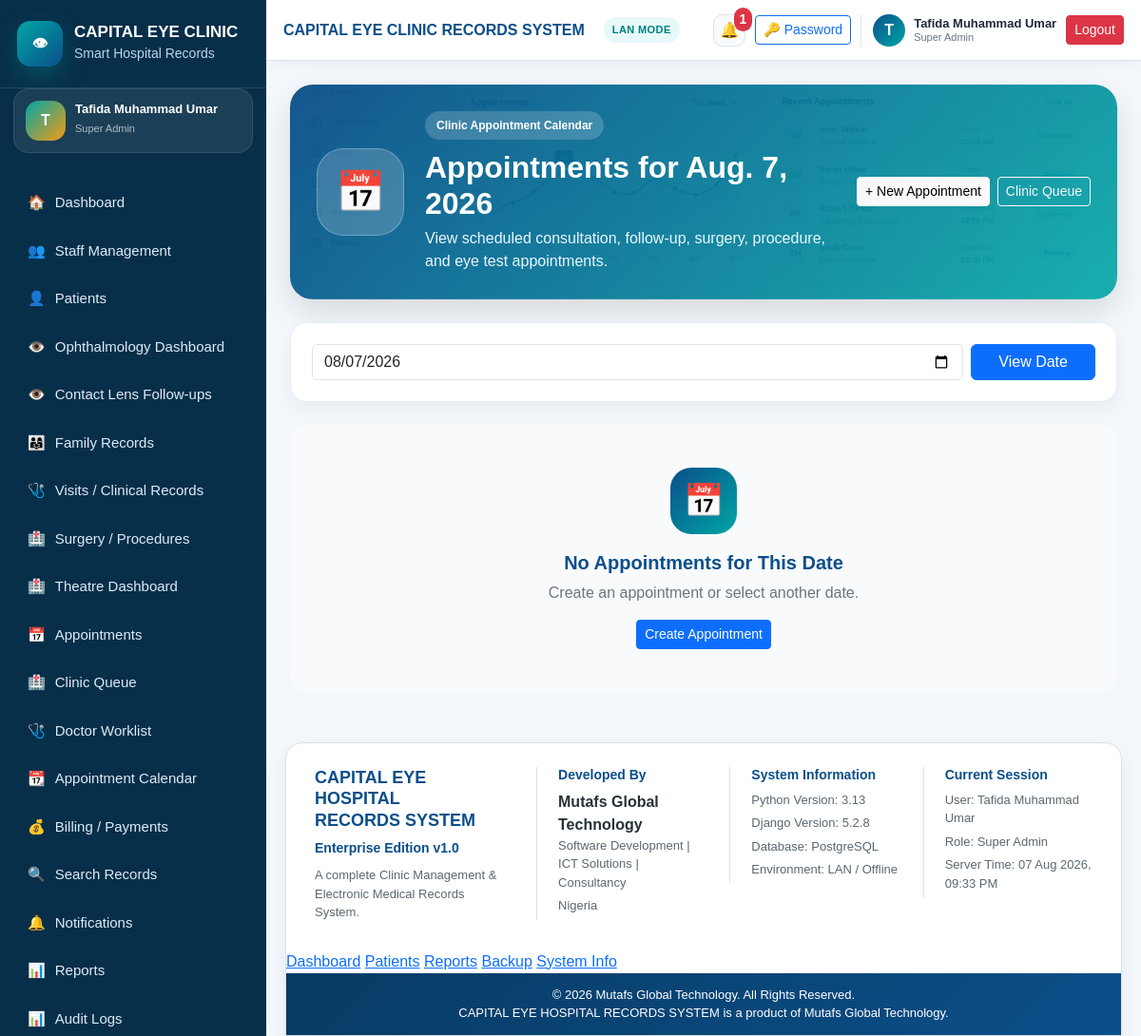
Screenshot of /patients/appointments/calendar/ (signed in) with the database file from the repository.
### settings_app/models.py (models this page shows, shortened)
class SystemSetting(models.Model):
    hospital_name = models.CharField(
        max_length=200,
        default="CAPITAL EYE HOSPITAL",
    )
    system_name = models.CharField(
        max_length=200,
        default="CAPITAL EYE HOSPITAL RECORDS SYSTEM",
    )
    hospital_address = models.TextField(blank=True)
    hospital_phone = models.CharField(max_length=50, blank=True)
    hospital_email = models.EmailField(blank=True)
    receipt_footer = models.TextField(
        blank=True,
        default="Thank you for choosing Capital Eye Hospital.",
    )
    report_footer = models.TextField(
        blank=True,
        default="Generated from CAPITAL EYE HOSPITAL RECORDS SYSTEM.",
    )
    backup_reminder_text = models.CharField(
        max_length=255,
        default="Remember to backup clinic records regularly.",
    )
    default_currency = models.CharField(
        max_length=10,
        default="₦",
    )
    allow_duplicate_warning = models.BooleanField(default=True)
    enable_audit_logs = models.BooleanField(default=True)
    updated_at = models.DateTimeField(auto_now=True)
    class Meta:
        verbose_name = "System Setting"
        verbose_name_plural = "System Settings"
    @classmethod
    def get_settings(cls):
        obj, created = cls.objects.get_or_create(pk=1)
        return obj

### accounts/models.py (models this page shows, shortened)
class User(AbstractUser):
    class Role(models.TextChoices):
        SUPER_ADMIN = "SUPER_ADMIN", "Super Admin"
        HOSPITAL_ADMIN = "HOSPITAL_ADMIN", "Hospital Admin"
        RECEPTIONIST = "RECEPTIONIST", "Receptionist"
        DOCTOR = "DOCTOR", "Doctor/Ophthalmologist"
        NURSE = "NURSE", "Nurse"
        CASHIER = "CASHIER", "Cashier/Accountant"
        RECORDS_OFFICER = "RECORDS_OFFICER", "Records Officer"
        LAB_STAFF = "LAB_STAFF", "Lab/Procedure Staff"
        VIEWER = "VIEWER", "Viewer/Auditor"
    role = models.CharField(
        max_length=30,
        choices=Role.choices,
        default=Role.VIEWER,
    )
    phone_number = models.CharField(max_length=20, blank=True)
    staff_id = models.CharField(max_length=30, blank=True, unique=True, null=True)
    department = models.CharField(max_length=100, blank=True)
    must_change_password = models.BooleanField(default=False)
    is_active_staff = models.BooleanField(default=True)
    created_at = models.DateTimeField(auto_now_add=True)
    updated_at = models.DateTimeField(auto_now=True)
    class Meta:
        ordering = ["first_name", "last_name", "username"]

### notifications/models.py (models this page shows, shortened)
class Notification(models.Model):
    class NotificationType(models.TextChoices):
        INFO = "INFO", "Information"
        WARNING = "WARNING", "Warning"
        SUCCESS = "SUCCESS", "Success"
        DANGER = "DANGER", "Danger"
        APPOINTMENT = "APPOINTMENT", "Appointment"
        BACKUP = "BACKUP", "Backup"
        SYSTEM = "SYSTEM", "System Announcement"
    recipient = models.ForeignKey(
        settings.AUTH_USER_MODEL,
        on_delete=models.CASCADE,
        related_name="notifications",
        null=True,
        blank=True,
        help_text="Leave blank for global notification.",
    )
    title = models.CharField(max_length=200)
    message = models.TextField()
    notification_type = models.CharField(
        max_length=30,
        choices=NotificationType.choices,
        default=NotificationType.INFO,
    )
    link = models.CharField(max_length=255, blank=True)
    is_read = models.BooleanField(default=False)
    is_global = models.BooleanField(default=False)
    created_at = models.DateTimeField(default=timezone.now)
    class Meta:
        ordering = ["-created_at"]
        indexes = [
            models.Index(fields=["recipient", "is_read"]),
            models.Index(fields=["is_global", "is_read"]),
            models.Index(fields=["created_at"]),
        ]

### patients/views.py (the view)
# urls.py: path("appointments/calendar/", views.appointment_calendar, name="appointment_calendar"),
@login_required
def appointment_calendar(request):
    today = timezone.localdate()
    selected_date = request.GET.get("date", "")
    if selected_date:
        calendar_date = selected_date
    else:
        calendar_date = today
    appointments = Appointment.objects.select_related(
        "patient",
        "assigned_to",
        "created_by",
    ).filter(
        appointment_date=calendar_date
    )
    return render(request, "patients/appointment_calendar.html", {
        "appointments": appointments,
        "calendar_date": calendar_date,
        "today": today,
        "status_choices": Appointment.AppointmentStatus.choices,
    })

### notifications/context_processors.py (called while the page is built)
def notification_context(request):
    if not request.user.is_authenticated:
        return {
            "unread_notifications_count": 0,
            "recent_notifications": [],
        }
    notifications = Notification.objects.filter(
        recipient=request.user,
        is_read=False,
    ) | Notification.objects.filter(
        is_global=True,
        is_read=False,
    )
    notifications = notifications.order_by("-created_at")
    return {
        "unread_notifications_count": notifications.count(),
        "recent_notifications": notifications[:5],
    }

### templates/patients/appointment_calendar.html (shortened to what this page needs)
{% extends "base.html" %}
{% block content %}
<div class="calendar-hero">
    <div class="calendar-icon">📅</div>
    <div class="calendar-main">
        <span class="calendar-label">Clinic Appointment Calendar</span>
        <h2>Appointments for {{ calendar_date }}</h2>
        <p>View scheduled consultation, follow-up, surgery, procedure, and eye test appointments.</p>
    </div>
    <div class="calendar-actions">
        <a href="{% url 'appointment_create' %}" class="btn btn-light btn-sm">+ New Appointment</a>
        <a href="{% url 'clinic_queue' %}" class="btn btn-outline-light btn-sm">Clinic Queue</a>
    </div>
</div>
<div class="panel-card mt-4 mb-4">
    <form method="get" class="row g-2">
        <div class="col-md-10">
            <input type="date" name="date" value="{{ calendar_date|date:'Y-m-d' }}" class="form-control">
        </div>
        <div class="col-md-2 d-grid">
            <button class="btn btn-primary">View Date</button>
        </div>
    </form>
</div>
<div class="row g-4">
    {% for appointment in appointments %}
        <div class="col-lg-4 col-md-6">
            <div class="appointment-card-pro">
                <div class="appointment-card-top">
                    <span>{{ appointment.appointment_time|time:"h:i A" }}</span>
                    {% if appointment.status == "COMPLETED" %}
                        <strong class="badge bg-success">{{ appointment.get_status_display }}</strong>
                    {% elif appointment.status == "ARRIVED" %}
                        <strong class="badge bg-info">{{ appointment.get_status_display }}</strong>
                    {% elif appointment.status == "CANCELLED" %}
                        <strong class="badge bg-danger">{{ appointment.get_status_display }}</strong>
                    {% elif appointment.status == "MISSED" %}
                        <strong class="badge bg-dark">{{ appointment.get_status_display }}</strong>
                    {% else %}
                        <strong class="badge bg-secondary">{{ appointment.get_status_display }}</strong>
                    {% endif %}
                </div>
                <h5>{{ appointment.patient.full_name }}</h5>
                <p>File No: {{ appointment.patient.file_number }}</p>
                <p>Type: {{ appointment.get_appointment_type_display }}</p>
                <p>Assigned To: {{ appointment.assigned_to|default:"-" }}</p>
                <div class="appointment-card-actions">
                    <a href="{% url 'appointment_detail' appointment.pk %}" class="btn btn-sm btn-outline-primary">Open</a>
                    <a href="{% url 'patient_detail' appointment.patient.pk %}" class="btn btn-sm btn-outline-dark">Patient</a>
                </div>
            </div>
        </div>
    {% empty %}
        <div class="col-12">
            <div class="professional-empty-state">
                <div class="empty-icon">📅</div>
                <h5>No Appointments for This Date</h5>
                <p>Create an appointment or select another date.</p>
                <a href="{% url 'appointment_create' %}" class="btn btn-primary btn-sm">Create Appointment</a>
            </div>
        </div>
    {% endfor %}
</div>
{% endblock %}

### templates/base.html (shortened to what this page needs)
{% load static %}
<!DOCTYPE html>
<html lang="en">
<head>
    <link href="{% static 'css/bootstrap.min.css' %}" rel="stylesheet">
    <link href="{% static 'css/app.css' %}?v=20260802-4" rel="stylesheet">
</head>
<body>
{% if user.is_authenticated %}
<div class="app-wrapper">
    <aside class="sidebar" id="sidebar">
        <div class="sidebar-brand">
            <div class="brand-logo eye-brand-logo">👁</div>
            <div>
                <h5>{{ system_settings.hospital_name|default:"CAPITAL EYE" }}</h5>
                <small>Smart Hospital Records</small>
            </div>
        </div>
        <div class="sidebar-user-mini">
            <div class="sidebar-user-avatar">
                {{ request.user.get_full_name|default:request.user.username|slice:":1"|upper }}
            </div>
            <div>
                <strong>{{ request.user.get_full_name|default:request.user.username }}</strong>
                <small>{{ request.user.get_role_display }}</small>
            </div>
        </div>
        <nav class="sidebar-nav">
            <a href="{% url 'dashboard' %}"
               class="nav-link-item {% if request.resolver_match.url_name == 'dashboard' %}active{% endif %}">
                <span>🏠</span> Dashboard
            </a>
            <a href="{% url 'staff_dashboard' %}"
               class="nav-link-item {% if 'staff' in request.resolver_match.url_name %}active{% endif %}">
                <span>👥</span> Staff Management
            </a>
            <a href="{% url 'patient_list' %}"
               class="nav-link-item {% if request.resolver_match.url_name == 'patient_list' or request.resolver_match.url_name == 'patient_create' or request.resolver_match.url_name == 'patient_detail' %}active{% endif %}">
                <span>👤</span> Patients
            </a>
            <a href="{% url 'ophthalmology_dashboard' %}"
               class="nav-link-item {% if request.resolver_match.url_name == 'ophthalmology_dashboard' %}active{% endif %}">
                <span>👁️</span> Ophthalmology Dashboard
            </a>
            <a href="{% url 'contact_lens_follow_up_queue' %}"
               class="nav-link-item {% if request.resolver_match.url_name == 'contact_lens_follow_up_queue' %}active{% endif %}">
                <span>👁️</span> Contact Lens Follow-ups
            </a>
            <a href="{% url 'family_group_list' %}" class="nav-link-item">
                <span>👨‍👩‍👧</span> Family Records
            </a>
            <a href="{% url 'visit_list' %}" class="nav-link-item">
                <span>🩺</span> Visits / Clinical Records
            </a>
            <a href="{% url 'surgery_list' %}" class="nav-link-item">
                <span>🏥</span> Surgery / Procedures
            </a>
            <a href="{% url 'surgery_theatre_dashboard' %}" class="nav-link-item">
                <span>🏥</span> Theatre Dashboard
            </a>
            <a href="{% url 'appointment_list' %}" class="nav-link-item">
                <span>📅</span> Appointments
            </a>
            <a href="{% url 'clinic_queue' %}" class="nav-link-item">
                <span>🏥</span> Clinic Queue
            </a>
            <a href="{% url 'doctor_worklist' %}" class="nav-link-item">
                <span>🩺</span> Doctor Worklist
            </a>
            <a href="{% url 'appointment_calendar' %}" class="nav-link-item">
                <span>📆</span> Appointment Calendar
            </a>
            <a href="{% url 'bill_list' %}" class="nav-link-item">
                <span>💰</span> Billing / Payments
            </a>
            <a href="{% url 'global_search' %}" class="nav-link-item">
                <span>🔍</span> Search Records
            </a>
            <a href="{% url 'notification_list' %}"
               class="nav-link-item {% if 'notification' in request.resolver_match.url_name %}active{% endif %}">
                <span>🔔</span> Notifications
            </a>
            <a href="{% url 'reports_dashboard' %}"
               class="nav-link-item {% if 'report' in request.resolver_match.url_name %}active{% endif %}">
                <span>📊</span> Reports
            </a>
            <a href="{% url 'audit_log_list' %}" class="nav-link-item">
                <span>📊</span> Audit Logs
            </a>
        </nav>
    </aside>
    <main class="main-content">
        <header class="topbar enterprise-topbar">
            <div class="topbar-title">
                <strong>{{ system_settings.system_name }}</strong>
                <span class="system-mode-badge">LAN MODE</span>
            </div>
            <div class="user-area enterprise-user-area">
                <a href="{% url 'notification_list' %}" class="topbar-icon-btn position-relative" title="Notifications">
                    🔔
                    {% if unread_notifications_count %}
                        <span class="notification-count-badge">{{ unread_notifications_count }}</span>
                    {% endif %}
                </a>
                <a href="{% url 'change_own_password' %}" class="btn btn-sm btn-outline-primary topbar-password-btn">
                    🔑 Password
                </a>
                <div class="topbar-user-card">
                    <div class="topbar-avatar">
                        {{ request.user.get_full_name|default:request.user.username|slice:":1"|upper }}
                    </div>
                    <div class="topbar-user-text">
                        <strong>{{ request.user.get_full_name|default:request.user.username }}</strong>
                        <small>{{ request.user.get_role_display }}</small>
                    </div>
                </div>
                <a href="{% url 'logout' %}" class="btn btn-sm btn-danger">
                    Logout
                </a>
            </div>
        </header>
        <section class="page-content page-transition">
            {% block content %}{% endblock %}
        </section>
        <footer class="enterprise-footer">
            <div class="enterprise-footer-grid">
                <div class="footer-brand">
                    <h5>CAPITAL EYE HOSPITAL<br>RECORDS SYSTEM</h5>
                    <p>Enterprise Edition v1.0</p>
                    <small>
                        A complete Clinic Management & Electronic Medical Records System.
                    </small>
                </div>
                <div class="footer-section">
                    <h6>Developed By</h6>
                    <strong>Mutafs Global Technology</strong>
                    <p>Software Development | ICT Solutions | Consultancy</p>
                    <small>Nigeria</small>
                </div>
                <div class="footer-section">
                    <h6>System Information</h6>
                    <p>Python Version: 3.13</p>
                    <p>Django Version: 5.2.8</p>
                    <p>Database: PostgreSQL</p>
                    <p>Environment: LAN / Offline</p>
                </div>
                <div class="footer-section">
                    <h6>Current Session</h6>
                    <p>User: {{ request.user.get_full_name|default:request.user.username }}</p>
                    <p>Role: {{ request.user.get_role_display }}</p>
                    <p>Server Time: {% now "d M Y, h:i A" %}</p>
                </div>
            </div>
            <div class="enterprise-footer-links">
                <a href="{% url 'dashboard' %}">Dashboard</a>
                <a href="{% url 'patient_list' %}">Patients</a>
                <a href="{% url 'reports_dashboard' %}">Reports</a>
                <a href="{% url 'backup_dashboard' %}">Backup</a>
                <a href="{% url 'about_system' %}">System Info</a>
            </div>
            <div class="enterprise-footer-bottom">
                © {% now "Y" %} Mutafs Global Technology. All Rights Reserved.
                <br>
                CAPITAL EYE HOSPITAL RECORDS SYSTEM is a product of Mutafs Global Technology.
            </div>
        </footer>
    </main>
</div>
{% else %}
    {% block public_content %}{% endblock %}
{% endif %}
</body>
</html>

### rows the page displays
SystemSetting: hospital_name "CAPITAL EYE CLINIC", system_name "CAPITAL EYE CLINIC RECORDS SYSTEM"
User: user.get_full_name "T", user.get_full_name "Tafida Muhammad Umar", user.role "Super Admin"
Notification: created_at "Aug. 7, 2026"

### other values shown
{{ unread_notifications_count }} "1"
